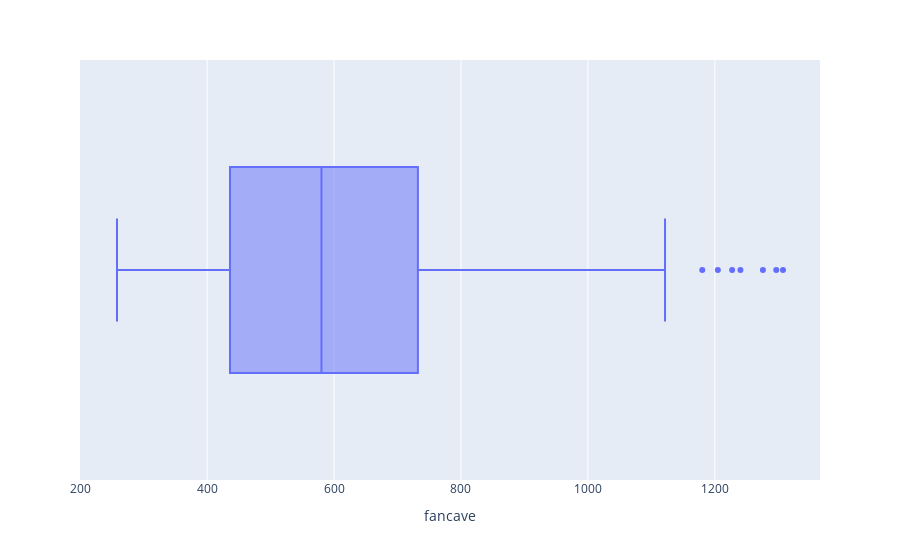

The notebook cell saved with this chart:
### Code cell
fig = px.box(df, x="fancave")
fig.show()

### Figure 1 — Plotly figure (JSON) as saved in the notebook; plotly's stock layout.template omitted (floating-point values rounded to 4 significant figures; data arrays with more than 128 entries replaced by an {"elided": "..."} marker saying what was removed)
{"data": [{"alignmentgroup": "True", "hovertemplate": "fancave=%{x}<extra></extra>", "legendgroup": "", "marker": {"color": "#636efa"}, "name": "", "notched": false, "offsetgroup": "", "orientation": "h", "showlegend": false, "type": "box", "x": {"elided": "246 float values"}, "x0": " ", "xaxis": "x", "y0": " ", "yaxis": "y"}], "layout": {"boxmode": "group", "legend": {"tracegroupgap": 0}, "margin": {"t": 60}, "xaxis": {"anchor": "y", "domain": [0, 1], "title": {"text": "fancave"}}, "yaxis": {"anchor": "x", "domain": [0, 1]}}}
